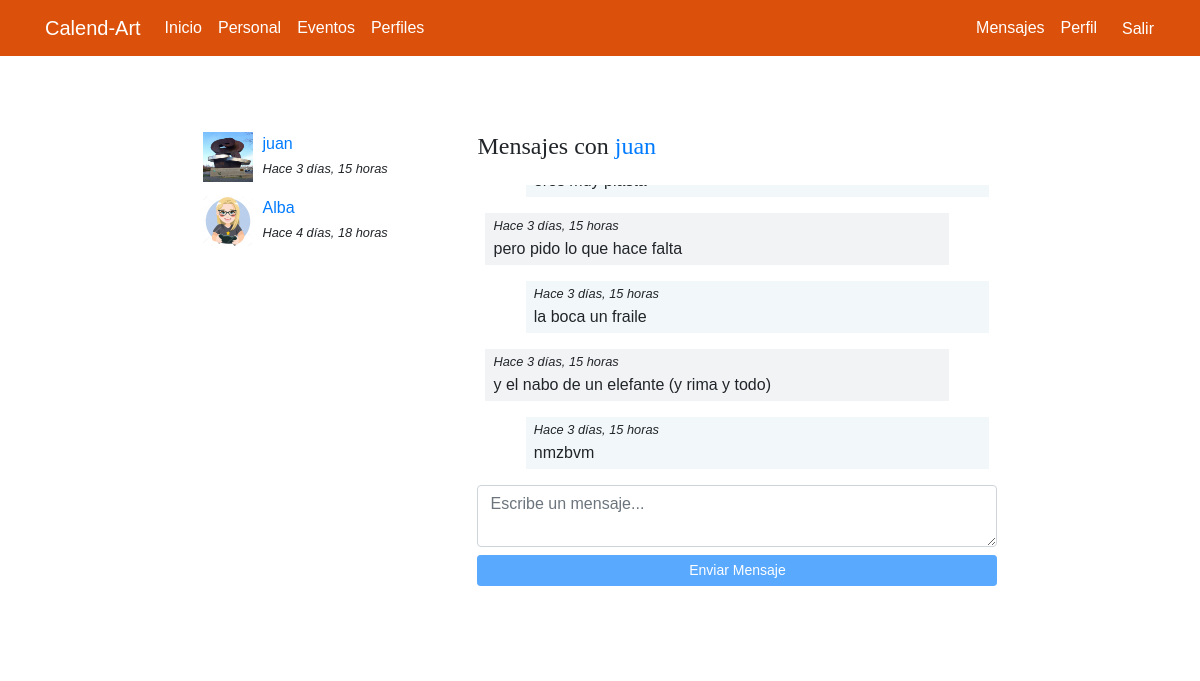
The app's page /messenger/thread/1/ (signed in) with its own data.
### registration/models.py (models this page shows)
class CustomUser(AbstractUser):
    email = models.EmailField(unique=True)
    telefono = models.CharField(max_length=20)
    departamento = models.CharField(max_length=100)
    respuesta_seguridad_1 = models.CharField(
        max_length=255,
        verbose_name="¿Cuál es el nombre de tu primera mascota?"
    )
    respuesta_seguridad_2 = models.CharField(
        max_length=255,
        verbose_name="¿Cuál es el nombre de tu abuela materna?"
    )

class Profile(models.Model):
    user = models.OneToOneField(CustomUser, on_delete=models.CASCADE, related_name='profile')
    avatar = models.ImageField(upload_to=custom_upload_to, null=True, blank=True)
    bio = models.TextField(null=True, blank=True)
    link = models.URLField(max_length=200, null=True, blank=True)
    class Meta:
        ordering = ['user__username']

### messenger/models.py (models this page shows)
class Thread(models.Model):
    users = models.ManyToManyField(User, related_name='threads')
    messages = models.ManyToManyField(Message)
    updated= models.DateTimeField(auto_now=True)
    objects = ThreadManager()
    class Meta:
        ordering = ['-updated']

class Message(models.Model):
    user = models.ForeignKey(User, on_delete=models.CASCADE)
    content = models.TextField()
    created = models.DateTimeField(auto_now_add=True)
    class Meta:
        ordering = ['created']

### messenger/views.py (the view)
# urls.py: path('thread/<int:pk>/', ThreadDetail.as_view(), name='detail'),
@method_decorator(login_required, name='dispatch')
class ThreadDetail(DetailView):
    model = Thread
    def get_object(self):
        obj = super(ThreadDetail, self).get_object()
        if self.request.user not in obj.users.all():
            raise Http404()
        return obj

### messenger/templates/messenger/thread_detail.html (shortened to what this page needs)
{% extends 'core/base.html' %}
{% load static %}
{% block content %}
<main role="main">
  <div class="container">
    <div class="row mt-3">
      <div class="col-md-9 mx-auto mb-5">
        <div class="row">
          <div class="col-md-4">
            {% for thread in request.user.threads.all %}
              {% if thread.messages.all|length > 0 %}
                <div class="mb-3">
                  {% for user in thread.users.all %}
                    {% if user != request.user %}
                      {% if user.profile.avatar %}
                        <img src="{{user.profile.avatar.url}}" class="avatar">
                      {% else %}
                        <img src="{% static 'registration/img/no-avatar.jpg' %}" class="avatar">
                      {% endif %}
                      <div>
                        <a href="{% url 'messenger:detail' thread.pk %}">{{user}}</a><br>
                        <small><i>Hace {{thread.messages.last.created|timesince}}</i></small>
                      </div>
                    {% endif %}
                  {% endfor %}
                </div>
              {% endif %}
            {% endfor %}
          </div>
          <div class="col-md-8">
            {% for user in thread.users.all %}
              {% if user != request.user %}
                <h4 class="mb-4">Mensajes con <a href="{% url 'profiles:detail' user %} ">{{user}}</a></h4>
              {% endif %}
            {% endfor %}
            <div class="thread" id="thread">
              {% for message in object.messages.all %}
                <div {% if request.user == message.user %}class="mine mb-3"{% else %}class="other mb-3"{% endif %}>
                  <small><i>Hace {{thread.messages.last.created|timesince}}</i></small><br>
                  {{message.content}}
                </div>
              {% endfor %}
            </div>
            <textarea id="content" class="form-control mb-2" rows="2" placeholder="Escribe un mensaje..."></textarea>
            <button id="send" class="btn btn-primary btn-sm btn-block" disabled>Enviar Mensaje</button>
          </div>
        </div>
    </div>
  </div>
</main>
{% endblock %}

### core/static/core/css/main.css (style rules this page uses)
h1, h2, h3, h4, h5, h6, .jumbotron-heading { font-family: 'Lora', serif; }
main { padding-top: 20px; }
:root { --jumbotron-padding-y: 3rem; }
body { font-family: 'Raleway', sans-serif; background-image: url('../img/fondo.jpg'); background-repeat: no-repeat; background-attachment: fixed; background-size: cover; background-position: center; }

### messenger/templates/messenger/thread_detail.html (style rules this page uses)
.avatar { width:50px; height:50px; float:left; margin-right:10px; }
.thread { max-height:300px; overflow-y:auto; padding:0 0.5em; }
.mine { padding:0 0.5em 0.25em; background-color:rgba(230,242,245,.5); width:92%; margin-left:8%; }
.other { padding:0 0.5em 0.25em; background-color:#f2f3f5; width:92%; }

### records on screen
Thread: messages.last.created "3 días, 15 horas"
CustomUser: profile.avatar (picture), username "juan"
Thread: messages.last.created "4 días, 18 horas"
CustomUser: profile.avatar (picture), username "Alba"
Message: content "pero pido lo que hace falta"
Message: content "la boca un fraile"
Message: content "y el nabo de un elefante (y rima y todo)"
Message: content "nmzbvm"
